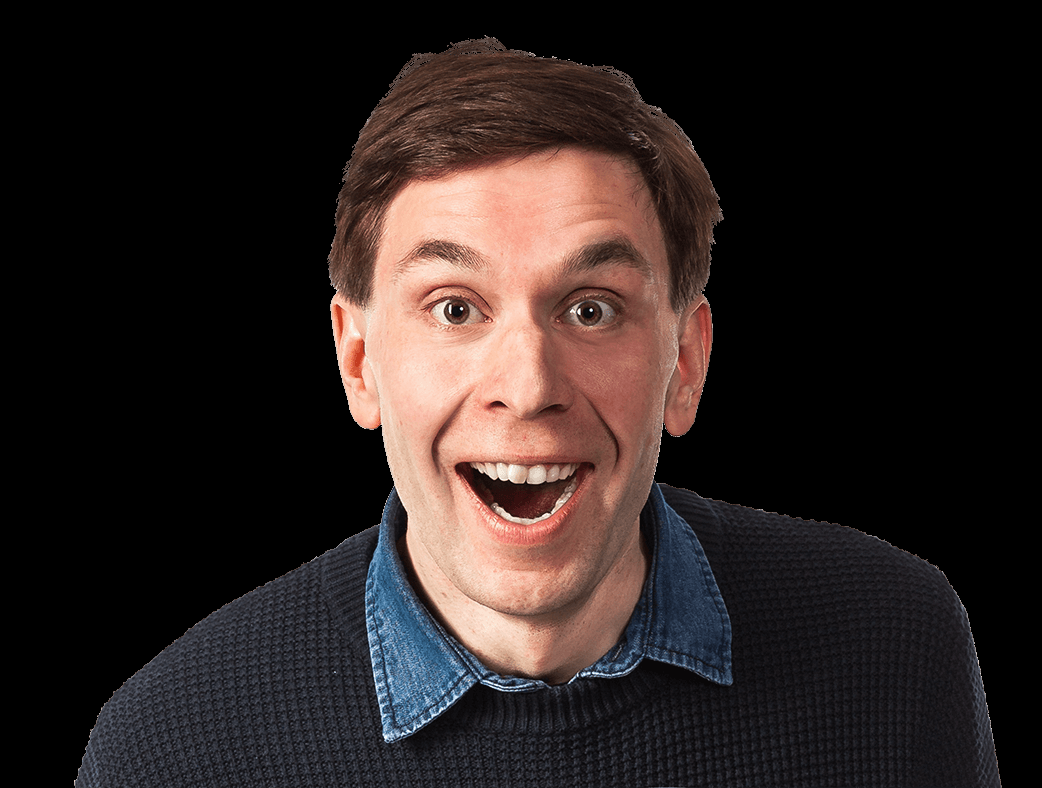
#> input picture 1.png, 1042 x 788 px, found by its file name
$ python face_detect.py
#> lines starting #> are read from the running program, lines starting #| are printed output that depends on the picture; after the words box and inside, x2 and y2 are one past the last pixel; in counts of white or black regions, pixels touching at a corner belong together
import cv2
imagePath = "D://Downloads/1.png"
cascPath = "E:/PROJECT_FILES/Face_Recognition/Models/haarcascade_frontalface_default.xml"
faceCascade = cv2.CascadeClassifier(cascPath)
image = cv2.imread(imagePath)
#> image is the input picture: shape (788, 1042, 3); mean B, G, R 33.2, 34.9, 44.4
gray = cv2.cvtColor(image, cv2.COLOR_BGR2GRAY)
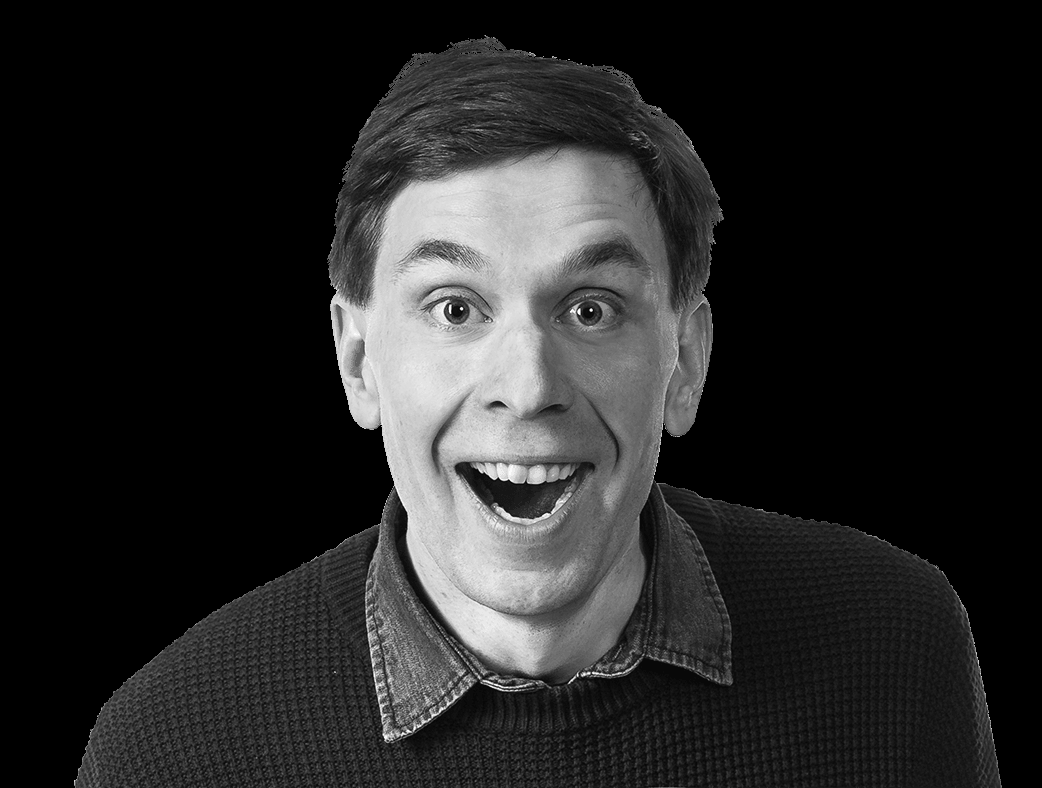
#> gray: shape (788, 1042); min 0, max 251, mean 37.6
faces = faceCascade.detectMultiScale(
    gray,
    scaleFactor=1.1,
    minNeighbors=5,
    minSize=(30, 30),
    flags = cv2.CASCADE_SCALE_IMAGE
)
#> faces = [[316, 141, 418, 418]]
print("Found {0} faces!".format(len(faces)))
#| Found 1 faces!

# Draw a rectangle around the faces
for (x, y, w, h) in faces:
    cv2.rectangle(image, (x, y), (x+w, y+h), (0, 255, 0), 2)
#> this loop made 1 pass
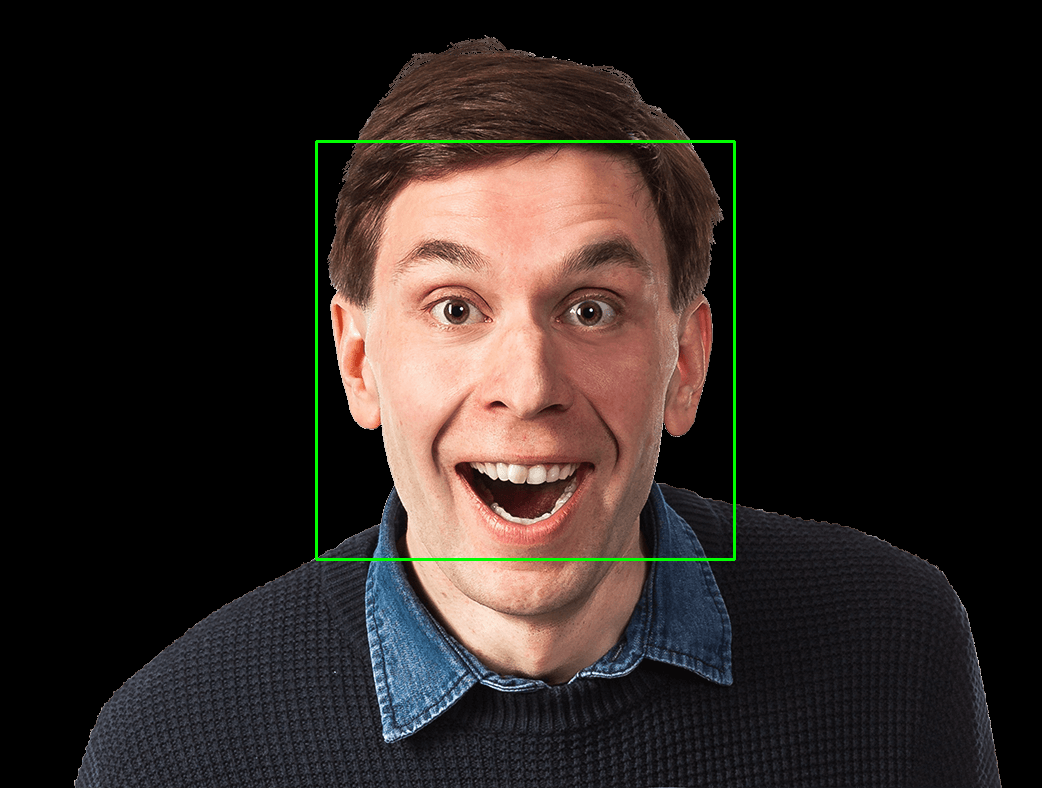
#> image: shape (788, 1042, 3); 0.61% of pixels changed, all inside (x1, y1, x2, y2) = (315, 140, 736, 561)

cv2.imshow("Faces found", image)
cv2.waitKey(0)
